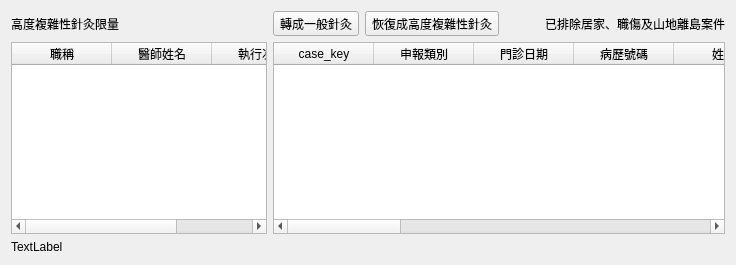
        <widget class="QWidget" name="tab_4">
         <attribute name="title">
          <string>高度複雜性針灸次數</string>
         </attribute>
         <layout class="QGridLayout" name="gridLayout_4">
          <item row="0" column="1">
           <layout class="QHBoxLayout" name="horizontalLayout_4">
            <item>
             <widget class="QToolButton" name="toolButton_acupuncture2">
              <property name="text">
               <string>轉成一般針灸</string>
              </property>
              <property name="icon">
               <iconset>
                <normaloff>../icons/down.svg</normaloff>../icons/down.svg</iconset>
              </property>
              <property name="toolButtonStyle">
               <enum>Qt::ToolButtonTextBesideIcon</enum>
              </property>
             </widget>
            </item>
            <item>
             <widget class="QToolButton" name="toolButton_complicated2">
              <property name="text">
               <string>恢復成高度複雜性針灸</string>
              </property>
              <property name="icon">
               <iconset>
                <normaloff>../icons/edit-undo.svg</normaloff>../icons/edit-undo.svg</iconset>
              </property>
              <property name="toolButtonStyle">
               <enum>Qt::ToolButtonTextBesideIcon</enum>
              </property>
             </widget>
            </item>
            <item>
             <spacer name="horizontalSpacer_5">
              <property name="orientation">
               <enum>Qt::Horizontal</enum>
              </property>
              <property name="sizeHint" stdset="0">
               <size>
                <width>40</width>
                <height>20</height>
               </size>
              </property>
             </spacer>
            </item>
            <item>
             <widget class="QLabel" name="label_3">
              <property name="text">
               <string>已排除居家、職傷及山地離島案件</string>
              </property>
             </widget>
            </item>
           </layout>
          </item>
          <item row="0" column="0">
           <widget class="QLabel" name="label_highly_acupuncture_limit">
            <property name="text">
             <string>高度複雜性針灸限量</string>
            </property>
           </widget>
          </item>
          <item row="2" column="0">
           <widget class="QTableWidget" name="tableWidget_highly_doctor">
            <property name="maximumSize">
             <size>
              <width>320</width>
              <height>16777215</height>
             </size>
            </property>
            <property name="editTriggers">
             <set>QAbstractItemView::NoEditTriggers</set>
            </property>
            <property name="selectionMode">
             <enum>QAbstractItemView::SingleSelection</enum>
            </property>
            <property name="selectionBehavior">
             <enum>QAbstractItemView::SelectRows</enum>
            </property>
            <column>
             <property name="text">
              <string>職稱</string>
             </property>
            </column>
            <column>
             <property name="text">
              <string>醫師姓名</string>
             </property>
            </column>
            <column>
             <property name="text">
              <string>執行次數</string>
             </property>
            </column>
           </widget>
          </item>
          <item row="2" column="1">
           <widget class="QTableWidget" name="tableWidget_highly_case">
            <property name="editTriggers">
             <set>QAbstractItemView::NoEditTriggers</set>
            </property>
            <property name="selectionMode">
             <enum>QAbstractItemView::SingleSelection</enum>
            </property>
            <property name="selectionBehavior">
             <enum>QAbstractItemView::SelectRows</enum>
            </property>
            <column>
             <property name="text">
              <string>case_key</string>
             </property>
            </column>
            <column>
             <property name="text">
              <string>申報類別</string>
             </property>
            </column>
            <column>
             <property name="text">
              <string>門診日期</string>
             </property>
            </column>
            <column>
             <property name="text">
              <string>病歷號碼</string>
             </property>
            </column>
            <column>
             <property name="text">
              <string>姓名</string>
             </property>
            </column>
            <column>
             <property name="text">
              <string>就醫類別</string>
             </property>
            </column>
            <column>
             <property name="text">
              <string>卡序</string>
             </property>
            </column>
            <column>
             <property name="text">
              <string>療程</string>
             </property>
            </column>
            <column>
             <property name="text">
              <string>藥日</string>
             </property>
            </column>
            <column>
             <property name="text">
              <string>主診斷碼</string>
             </property>
            </column>
            <column>
             <property name="text">
              <string>診斷名稱</string>
             </property>
            </column>
            <column>
             <property name="text">
              <string>處置項目</string>
             </property>
            </column>
            <column>
             <property name="text">
              <string>主治醫師</string>
             </property>
            </column>
            <column>
             <property name="text">
              <string>診察費</string>
             </property>
            </column>
            <column>
             <property name="text">
              <string>處置費</string>
             </property>
            </column>
           </widget>
          </item>
          <item row="3" column="0" colspan="2">
           <widget class="QLabel" name="label_highly_acupuncture">
            <property name="text">
             <string>TextLabel</string>
            </property>
           </widget>
          </item>
         </layout>
        </widget>
